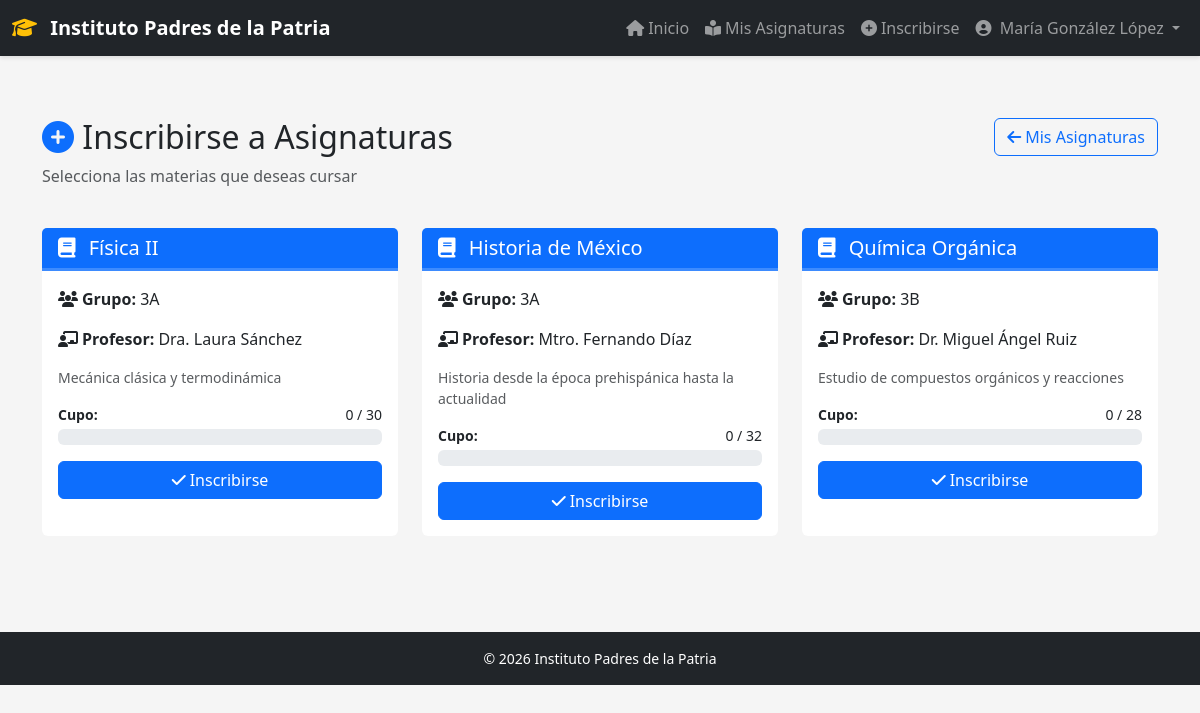
Screenshot of /inscribirse.php (signed in) with the database file from the repository.
### tables this page shows
CREATE TABLE IF NOT EXISTS asignaturas (
    id INT AUTO_INCREMENT PRIMARY KEY,
    nombre VARCHAR(150) NOT NULL,
    grupo VARCHAR(20) NOT NULL,
    profesor VARCHAR(150) NOT NULL,
    cupo_maximo INT DEFAULT 30,
    descripcion TEXT,
    fecha_creacion DATETIME NOT NULL DEFAULT CURRENT_TIMESTAMP,
    activa TINYINT(1) DEFAULT 1,
    INDEX idx_nombre (nombre),
    INDEX idx_grupo (grupo)
);

### inscribirse.php (the view, shortened to what this page needs)
<?php
require_once 'includes/conexion.php';
$stmt = $pdo->prepare("
    SELECT a.*, COUNT(au.id) as inscritos
    FROM asignaturas a
    LEFT JOIN asignaturas_usuarios au ON a.id = au.id_asignatura
    WHERE a.activa = 1
    AND a.id NOT IN (
        SELECT id_asignatura
        FROM asignaturas_usuarios
        WHERE id_usuario = ?
    )
    GROUP BY a.id
    ORDER BY a.nombre
");
$stmt->execute([$_SESSION['usuario_id']]);
$asignaturas_disponibles = $stmt->fetchAll();
?>
<!DOCTYPE html>
<html lang="es">
<head>
    <link href="https://cdn.jsdelivr.net/npm/bootstrap@5.3.2/dist/css/bootstrap.min.css" rel="stylesheet">
    <link rel="stylesheet" href="https://cdnjs.cloudflare.com/ajax/libs/font-awesome/6.4.0/css/all.min.css">
    <link rel="stylesheet" href="css/estilos.css">
</head>
<body>
    <?php include 'includes/navbar.php'; ?>
    <div class="container my-5">
        <div class="row mb-4">
            <div class="col-md-8">
                <h2>
                    <i class="fas fa-plus-circle text-primary"></i>
                    Inscribirse a Asignaturas
                </h2>
                <p class="text-muted">Selecciona las materias que deseas cursar</p>
            </div>
            <div class="col-md-4 text-md-end">
                <a href="consulta-es.php" class="btn btn-outline-primary">
                    <i class="fas fa-arrow-left me-1"></i>Mis Asignaturas
                </a>
            </div>
        </div>
        <?php if (count($asignaturas_disponibles) > 0): ?>
            <div class="row g-4">
                <?php foreach ($asignaturas_disponibles as $asignatura): ?>
                    <?php
                    $disponible = $asignatura['inscritos'] < $asignatura['cupo_maximo'];
                    ?>
                    <div class="col-md-6 col-lg-4">
                        <div class="card h-100 <?php echo $disponible ? '' : 'border-danger'; ?>">
                            <div class="card-header <?php echo $disponible ? 'bg-primary' : 'bg-danger'; ?> text-white">
                                <h5 class="mb-0">
                                    <i class="fas fa-book me-2"></i>
                                    <?php echo htmlspecialchars($asignatura['nombre']); ?>
                                </h5>
                            </div>
                            <div class="card-body">
                                <p class="card-text">
                                    <strong><i class="fas fa-users me-1"></i>Grupo:</strong>
                                    <?php echo htmlspecialchars($asignatura['grupo']); ?>
                                </p>
                                <p class="card-text">
                                    <strong><i class="fas fa-chalkboard-teacher me-1"></i>Profesor:</strong>
                                    <?php echo htmlspecialchars($asignatura['profesor']); ?>
                                </p>
                                <?php if ($asignatura['descripcion']): ?>
                                    <p class="card-text small text-muted">
                                        <?php echo htmlspecialchars($asignatura['descripcion']); ?>
                                    </p>
                                <?php endif; ?>
                                <div class="mb-3">
                                    <div class="d-flex justify-content-between mb-1">
                                        <small><strong>Cupo:</strong></small>
                                        <small><?php echo $asignatura['inscritos']; ?> / <?php echo $asignatura['cupo_maximo']; ?></small>
                                    </div>
                                    <div class="progress">
                                    </div>
                                </div>
                                <?php if ($disponible): ?>
                                    <form method="POST" action="">
                                        <button type="submit" class="btn btn-primary w-100">
                                            <i class="fas fa-check me-1"></i>Inscribirse
                                        </button>
                                    </form>
                                <?php else: ?>
                                    <button class="btn btn-danger w-100" disabled>
                                        <i class="fas fa-times me-1"></i>Cupo Lleno
                                    </button>
                                <?php endif; ?>
                            </div>
                        </div>
                    </div>
                <?php endforeach; ?>
            </div>
        <?php endif; ?>
    </div>
    <footer class="bg-dark text-white py-3 mt-5">
        <div class="container text-center">
            <p class="mb-0 small">&copy; 2026 Instituto Padres de la Patria</p>
        </div>
    </footer>
</body>
</html>

### css/estilos.css (style rules this page uses)
:root { --primary-color: #0d6efd; --secondary-color: #6c757d; --success-color: #198754; --danger-color: #dc3545; --warning-color: #ffc107; --info-color: #0dcaf0; --dark-color: #212529; --light-color: #f8f9fa; }
body { font-family: 'Segoe UI', Tahoma, Geneva, Verdana, sans-serif; background-color: #f5f5f5; min-height: 100vh; display: flex; flex-direction: column; }
.card { border: none; transition: transform 0.3s ease, box-shadow 0.3s ease; }
.card-header { border-bottom: 3px solid rgba(255,255,255,.2); font-weight: 600; }
.btn { transition: all 0.3s ease; font-weight: 500; }
footer { margin-top: auto; background-color: var(--dark-color); }
body { padding-top: 0; }

### rows the page displays
asignaturas: nombre "Física II", grupo "3A", profesor "Dra. Laura Sánchez", descripcion "Mecánica clásica y termodinámica", inscritos "0", cupo_maximo "30"
asignaturas: nombre "Historia de México", grupo "3A", profesor "Mtro. Fernando Díaz", descripcion "Historia desde la época prehispánica hasta la actualidad", inscritos "0", cupo_maximo "32"
asignaturas: nombre "Química Orgánica", grupo "3B", profesor "Dr. Miguel Ángel Ruiz", descripcion "Estudio de compuestos orgánicos y reacciones", inscritos "0", cupo_maximo "28"

### other values shown
$nombre_usuario "María González López"
